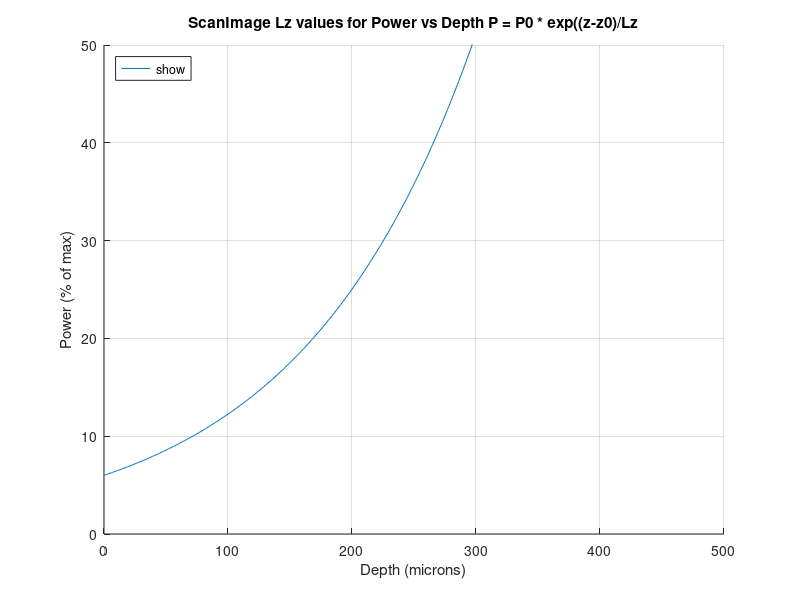

MATLAB code for this plot:
%% P/z

P0 = 6.0;
z0 = 0;
z = [0:500];

% Lz = [40:5:200];
Lz = [140];


figure;

for i=1:length(Lz)
    hold on;
    
    P = P0 * exp((z-z0)/Lz(i));
    plot(z, P, 'DisplayName', ['Lz=' num2str(Lz(i))]);
end
legend('show', 'Location', 'northwest');
xlabel('Depth (microns)');
ylabel('Power (% of max)');
ylim([0 50]);
title('ScanImage Lz values for Power vs Depth P = P0 * exp((z-z0)/Lz');
grid on;